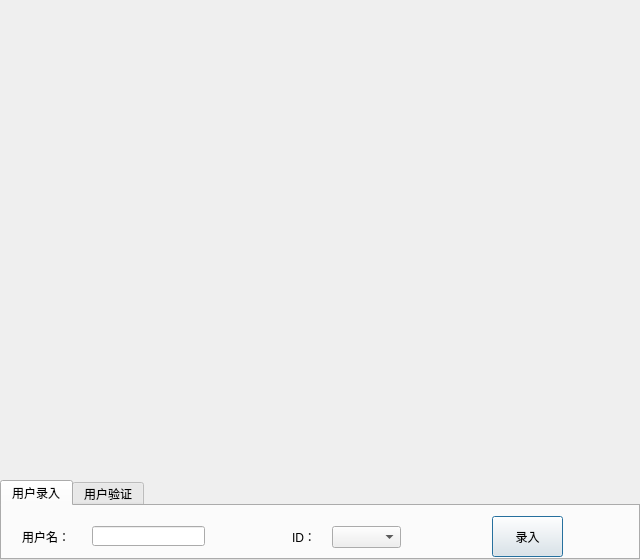
<?xml version="1.0" encoding="UTF-8"?>
<ui version="4.0">
 <class>cam_Dialog</class>
 <widget class="QDialog" name="cam_Dialog">
  <property name="geometry">
   <rect>
    <x>0</x>
    <y>0</y>
    <width>640</width>
    <height>560</height>
   </rect>
  </property>
  <property name="windowTitle">
   <string>Dialog</string>
  </property>
  <widget class="QLabel" name="cam_label">
   <property name="geometry">
    <rect>
     <x>0</x>
     <y>0</y>
     <width>640</width>
     <height>480</height>
    </rect>
   </property>
   <property name="text">
    <string/>
   </property>
  </widget>
  <widget class="QTabWidget" name="tabWidget">
   <property name="geometry">
    <rect>
     <x>0</x>
     <y>480</y>
     <width>640</width>
     <height>80</height>
    </rect>
   </property>
   <property name="currentIndex">
    <number>0</number>
   </property>
   <widget class="QWidget" name="tab">
    <attribute name="title">
     <string>用户录入</string>
    </attribute>
    <widget class="QPushButton" name="record_button">
     <property name="geometry">
      <rect>
       <x>490</x>
       <y>10</y>
       <width>71</width>
       <height>41</height>
      </rect>
     </property>
     <property name="text">
      <string>录入</string>
     </property>
    </widget>
    <widget class="QLineEdit" name="LineEdit_username">
     <property name="geometry">
      <rect>
       <x>90</x>
       <y>20</y>
       <width>113</width>
       <height>20</height>
      </rect>
     </property>
    </widget>
    <widget class="QLabel" name="label">
     <property name="geometry">
      <rect>
       <x>20</x>
       <y>25</y>
       <width>54</width>
       <height>12</height>
      </rect>
     </property>
     <property name="text">
      <string>用户名：</string>
     </property>
    </widget>
    <widget class="QLabel" name="label_2">
     <property name="geometry">
      <rect>
       <x>290</x>
       <y>25</y>
       <width>54</width>
       <height>12</height>
      </rect>
     </property>
     <property name="text">
      <string>ID：</string>
     </property>
    </widget>
    <widget class="QComboBox" name="comboBox_id">
     <property name="geometry">
      <rect>
       <x>330</x>
       <y>20</y>
       <width>69</width>
       <height>22</height>
      </rect>
     </property>
    </widget>
   </widget>
   <widget class="QWidget" name="tab_2">
    <attribute name="title">
     <string>用户验证</string>
    </attribute>
    <widget class="QComboBox" name="comboBox_username">
     <property name="geometry">
      <rect>
       <x>120</x>
       <y>20</y>
       <width>69</width>
       <height>22</height>
      </rect>
     </property>
    </widget>
    <widget class="QPushButton" name="verify_button">
     <property name="geometry">
      <rect>
       <x>410</x>
       <y>10</y>
       <width>71</width>
       <height>41</height>
      </rect>
     </property>
     <property name="text">
      <string>验证</string>
     </property>
    </widget>
    <widget class="QLabel" name="label_3">
     <property name="geometry">
      <rect>
       <x>40</x>
       <y>25</y>
       <width>54</width>
       <height>12</height>
      </rect>
     </property>
     <property name="text">
      <string>用户名：</string>
     </property>
    </widget>
   </widget>
  </widget>
 </widget>
 <resources/>
 <connections/>
</ui>
